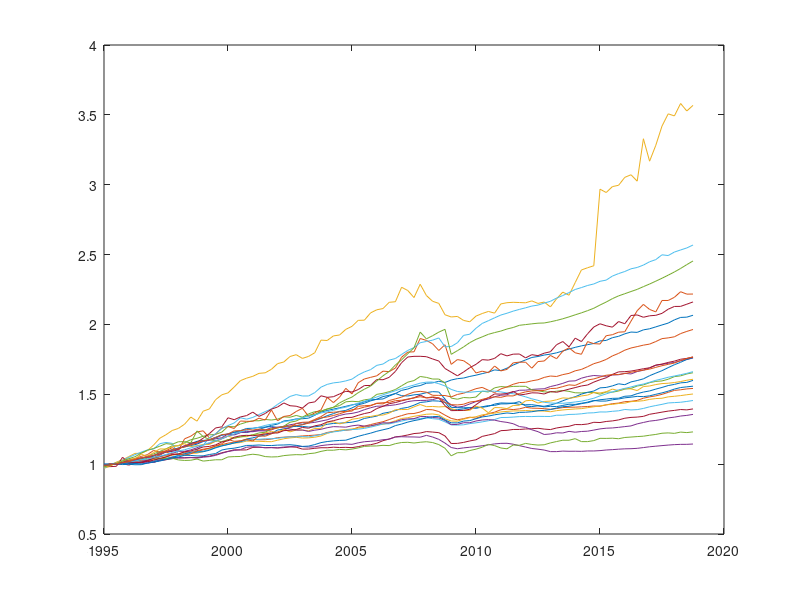

This figure's MATLAB source: (Note: this script raises an error after producing the figure.)

%% Preamble
% This script replicates Born, Müller, Schularick & Sedlacek (2019) and
% provides an update to the cost of Brexit with updated data.
% Unfortunately, the code (for the estimation of the coefficients) only works 
% when the Global Optimization Toolbox is activated. 


clear all; clc;

addpath('./_tbx/optimfct') % if script is run outside of the toolbox (recommended), make adjustments
addpath('./_tbx/supportfct') 


%% Settings
folder = 'R08_Brexit_SCM/';   
if ~exist('folder', 'dir')
    mkdir(folder)
end
start_date = 1995;         % let estimation sample start in 1995q1
treatment_date = 2016.25;  % include up to 2016q2 in estimation sample
end_date = 2018.75;        % original end date of data by BMSS19
end_date_extd = 2023.5;    % extended end date


%% Load and examine pre-prepared data

load('./data/data_GDPOECDwide_in.mat');

% GDP_dep ("dependent" variable): real GDP of UK in levels, indexed to 1995 = 1
% This is the main variable we are trying to match for the pre-Brexit period
plot(time,GDP_dep)
% GDP_j: real GDP of 23 OECD economies in levels, indexed to 1995 = 1
plot(time,GDP_j)
ncandidates = size(GDP_j,2);

% calculate log levels 
lGDP_dep = log(GDP_dep);
lGDP_j = log(GDP_j);

% other characteristics for the UK and all other economies
T = table(othercharmeans_dep, 'VariableNames', {countryname_dep}, ...
    'RowNames',otherchar_names);
disp(T)   % these are the additional characteristics we are trying to match.


%% Build the data for the minimization routine
% combine GDP and other characteristics
Y = [lGDP_dep(time >= start_date & time <= treatment_date, 1); othercharmeans_dep];
X = [lGDP_j(time >= start_date & time <= treatment_date, :); othercharmeans_j];


%% Try to estimate weights with unrestricted OLS
w_OLS = X\Y;  
T = table(round(w_OLS,3), 'VariableNames', {'OLS weights'},'RowNames',countrynames_j);
disp(T)  % some (quite many) countries have negative weights
sum(w_OLS)   % and they don't sum to 1 (that the sum is close to 1 is a coincidence)


%% Regression with constraints that w_j >= 0 and sum_j w_j = 1
% Preparations: starting values       
s = std([Y X],[],2);
s1 = s(1);
s2 = s(2:end);
v20 =log((s1./s2).^2);
clear s s1 s2
H0 = 1e-2*eye(length(v20)); %Initial Hessian for csminwel function
crit = 1e-8; %Tolerance
nit = 10000;  %Number of iterations
        
% optimizer in two steps
[fminv1,v2] = csminwel(@loss_function_transformed,v20,H0,[],crit,nit,Y,X,Y,X);
clear v20 H0 crit nit fminv1
options = optimset('MaxFunEvals', 100000, 'Display', 'iter', 'MaxIter', 100000, 'TolFun', 1e-11, 'TolX', 1e-3);
[v22,fminv,exitflag] = fminsearch('loss_function_transformed',v20,options,Y,X,Y,X);
v = [1;exp(v22)]; % retransform
clear v2 v22 fminv exitflag
% Recover weights
D = diag(v);
H = X'*D*X;
H = (H+H')/2;
f = - Y'*D*X;
options = optimoptions('quadprog', 'Display', 'off');
[w_SCM,fval,e]=quadprog(H,f,[],[],ones(1,ncandidates),1,zeros(ncandidates,1),ones(ncandidates,1),[],options);
clear X Y D v d H f fval options e
T = table(round(w_SCM,3), 'VariableNames', {'weight'},'RowNames',countrynames_j);
disp(T)  % all weights are positive, some (quite many) have zero weights 
sum(w_SCM)   % they sum to exactly 1.


%% Verify estimation results

% other characteristics and how the doppelganger fits the UK
othercharmeans_dep_hat = othercharmeans_j * w_SCM;  
T = table(othercharmeans_dep, othercharmeans_dep_hat, ...
    'VariableNames',{countryname_dep,'Doppelganger'}, ...
    'RowNames',otherchar_names);
disp(T)

% Fit of doppelganger over estimation sample (pre-treatment)
time_estsample = time(time >= start_date & time <= treatment_date, 1);
lGDP_dep_estsample = 100*lGDP_dep(time >= start_date & time <= treatment_date, :);
lGDP_dep_hat_estsample = 100*lGDP_j(time >= start_date & time <= treatment_date, :) * w_SCM;
u_dep_estsample = lGDP_dep_estsample - lGDP_dep_hat_estsample;
sigma = std(u_dep_estsample);  % to construct confidence intervals
lo = lGDP_dep_hat_estsample - sigma;
up = lGDP_dep_hat_estsample + sigma;

figure()
shadedplot(time_estsample,lo',up',[.9 .9 .9],[.9 .9 .9] );
hold on
p1=plot(time_estsample, lGDP_dep_estsample,'b-','LineWidth', 1.5);
p2=plot(time_estsample, lGDP_dep_hat_estsample,'r-','LineWidth', 1.5);
xline(treatment_date,'k:','Brexit Vote')
ylabel('deviation from 1995 (percent)')
ylim([-5 60])
grid on
title('Pre-treatment fit')
legend([p1 p2], {countryname_dep,'Doppelganger'}, 'Location', 'NorthWest')
set(gcf, 'position', [0 0 600 300]);
print(gcf,'-dpng','-loose',strcat(folder,'doppelganger_pre.png'));


%% Post-treatent comparison as in paper (until end-2018)
plot_start_date = 2015;  % zoomed in, i.e. only start 2015
time_post = time(time >= plot_start_date & time <= end_date);
lGDP_dep_post = 100*lGDP_dep(time >= plot_start_date & time <= end_date, :);
lGDP_dep_hat_post = 100*lGDP_j(time >= plot_start_date & time <= end_date, :) * w_SCM;
% compute everything relative to 2016q2
lGDP_dep_hat_post = lGDP_dep_hat_post - lGDP_dep_post(find(time_post == treatment_date));
lGDP_dep_post = lGDP_dep_post - lGDP_dep_post(find(time_post == treatment_date));
lo = lGDP_dep_hat_post - sigma;
up = lGDP_dep_hat_post + sigma;

figure()
shadedplot(time_post,lo',up',[.9 .9 .9],[.9 .9 .9] );
hold on
p1=plot(time_post, lGDP_dep_post,'b-','LineWidth', 1.5);
p2=plot(time_post, lGDP_dep_hat_post,'r-','LineWidth', 1.5);
xline(treatment_date,'k:','Brexit Vote')
ylabel('deviation from 2016q2 (percent)')
ylim([-4 8])
grid on
title('Treatment effect')
legend([p1 p2], {countryname_dep,'Doppelganger'}, 'Location', 'NorthWest')
set(gcf, 'position', [0 0 600 300]);
print(gcf,'-dpng','-loose',strcat(folder,'doppelganger_post.png'));


%% Post-treatment comparison extended until 2023

% show extended GDP data: there have been some revisions in the dynamic in the meantime
figure()
plot(timeextd, GDPextd_dep)
hold on
plot(time, GDP_dep)

% show extended GDP series of candidate pool
figure()
plot(timeextd, GDPextd_j)

% compute post-treatment doppelganger based on existing weights, but extended data
time_post_extd = timeextd(timeextd >= plot_start_date & timeextd <= end_date_extd);
lGDP_dep_postextd = 100*log(GDPextd_dep(timeextd >= plot_start_date & timeextd <= end_date_extd, :));
lGDP_dep_hat_postextd = 100*log(GDPextd_j(timeextd >= plot_start_date & timeextd <= end_date_extd, :)) * w_SCM;
% compute everything relative to 2016q2
lGDP_dep_hat_postextd = lGDP_dep_hat_postextd - lGDP_dep_postextd(find(time_post_extd == treatment_date));
lGDP_dep_postextd = lGDP_dep_postextd - lGDP_dep_postextd(find(time_post_extd == treatment_date));
lo = lGDP_dep_hat_postextd - sigma;
up = lGDP_dep_hat_postextd + sigma;

figure()
shadedplot(time_post_extd,lo',up',[.9 .9 .9],[.9 .9 .9] );
hold on
p1=plot(time_post_extd, lGDP_dep_postextd,'b-','LineWidth', 1.5);
p2=plot(time_post_extd, lGDP_dep_hat_postextd,'r-','LineWidth', 1.5);
xline(treatment_date,'k:','Brexit Vote')
ylabel('deviation from 2016q2 (percent)')
ylim([-10 20])
grid on
title('Treatment effect with extended data')
legend([p1 p2], {countryname_dep,'Doppelganger'}, 'Location', 'SouthWest')
set(gcf, 'position', [0 0 600 300]);
print(gcf,'-dpng','-loose',strcat(folder,'doppelganger_postextd.png'));


